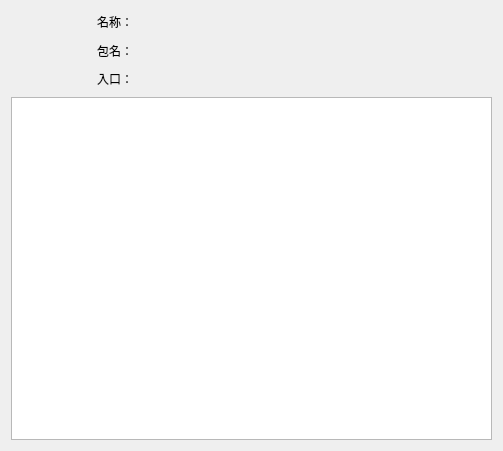
<?xml version="1.0" encoding="UTF-8"?>
<ui version="4.0">
 <class>projectDescript</class>
 <widget class="QWidget" name="projectDescript">
  <property name="geometry">
   <rect>
    <x>0</x>
    <y>0</y>
    <width>503</width>
    <height>451</height>
   </rect>
  </property>
  <property name="windowTitle">
   <string>Form</string>
  </property>
  <layout class="QVBoxLayout" name="verticalLayout_2">
   <item>
    <layout class="QHBoxLayout" name="horizontalLayout">
     <item>
      <widget class="QLabel" name="iconLabel">
       <property name="sizePolicy">
        <sizepolicy hsizetype="Fixed" vsizetype="Fixed">
         <horstretch>0</horstretch>
         <verstretch>0</verstretch>
        </sizepolicy>
       </property>
       <property name="minimumSize">
        <size>
         <width>80</width>
         <height>80</height>
        </size>
       </property>
       <property name="maximumSize">
        <size>
         <width>80</width>
         <height>80</height>
        </size>
       </property>
       <property name="text">
        <string/>
       </property>
       <property name="scaledContents">
        <bool>true</bool>
       </property>
      </widget>
     </item>
     <item>
      <layout class="QVBoxLayout" name="verticalLayout">
       <item>
        <widget class="QLabel" name="nameLabel">
         <property name="text">
          <string>名称：</string>
         </property>
         <property name="textInteractionFlags">
          <set>Qt::LinksAccessibleByMouse|Qt::TextSelectableByMouse</set>
         </property>
        </widget>
       </item>
       <item>
        <widget class="QLabel" name="pakcageLabel">
         <property name="text">
          <string>包名：</string>
         </property>
         <property name="textInteractionFlags">
          <set>Qt::LinksAccessibleByMouse|Qt::TextSelectableByMouse</set>
         </property>
        </widget>
       </item>
       <item>
        <widget class="QLabel" name="entryLabel">
         <property name="text">
          <string>入口：</string>
         </property>
         <property name="textInteractionFlags">
          <set>Qt::LinksAccessibleByMouse|Qt::TextSelectableByMouse</set>
         </property>
        </widget>
       </item>
      </layout>
     </item>
    </layout>
   </item>
   <item>
    <widget class="QTreeView" name="treeView">
     <attribute name="headerVisible">
      <bool>false</bool>
     </attribute>
    </widget>
   </item>
  </layout>
 </widget>
 <resources/>
 <connections/>
</ui>
